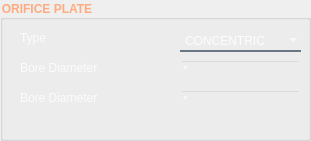
                       <widget class="QGroupBox" name="groupBox_11">
                        <property name="geometry">
                         <rect>
                          <x>20</x>
                          <y>270</y>
                          <width>311</width>
                          <height>141</height>
                         </rect>
                        </property>
                        <property name="font">
                         <font>
                          <family>Arial</family>
                          <weight>75</weight>
                          <bold>true</bold>
                         </font>
                        </property>
                        <property name="styleSheet">
                         <string notr="true">QGroupBox::title {  
	color: rgb(255, 170, 127);
}</string>
                        </property>
                        <property name="title">
                         <string>ORIFICE PLATE</string>
                        </property>
                        <widget class="QLabel" name="label_11">
                         <property name="geometry">
                          <rect>
                           <x>20</x>
                           <y>30</y>
                           <width>121</width>
                           <height>16</height>
                          </rect>
                         </property>
                         <property name="font">
                          <font>
                           <family>Arial</family>
                          </font>
                         </property>
                         <property name="styleSheet">
                          <string notr="true">color: rgba(255, 255, 255, 210);</string>
                         </property>
                         <property name="text">
                          <string>Type</string>
                         </property>
                        </widget>
                        <widget class="QLabel" name="label_12">
                         <property name="geometry">
                          <rect>
                           <x>20</x>
                           <y>60</y>
                           <width>121</width>
                           <height>16</height>
                          </rect>
                         </property>
                         <property name="font">
                          <font>
                           <family>Arial</family>
                          </font>
                         </property>
                         <property name="styleSheet">
                          <string notr="true">color: rgba(255, 255, 255, 210);</string>
                         </property>
                         <property name="text">
                          <string>Bore Diameter</string>
                         </property>
                        </widget>
                        <widget class="QLineEdit" name="lineEdit_12">
                         <property name="geometry">
                          <rect>
                           <x>180</x>
                           <y>60</y>
                           <width>121</width>
                           <height>20</height>
                          </rect>
                         </property>
                         <property name="font">
                          <font>
                           <family>Arial</family>
                          </font>
                         </property>
                         <property name="styleSheet">
                          <string notr="true">color: rgba(255, 255, 255, 210);
background-color: rgba(0, 0, 0, 0);
border-color: rgba(255, 255, 255, 210);</string>
                         </property>
                         <property name="text">
                          <string>*</string>
                         </property>
                        </widget>
                        <widget class="QLineEdit" name="lineEdit_13">
                         <property name="geometry">
                          <rect>
                           <x>180</x>
                           <y>90</y>
                           <width>121</width>
                           <height>20</height>
                          </rect>
                         </property>
                         <property name="font">
                          <font>
                           <family>Arial</family>
                          </font>
                         </property>
                         <property name="styleSheet">
                          <string notr="true">color: rgba(255, 255, 255, 210);
background-color: rgba(0, 0, 0, 0);
border-color: rgba(255, 255, 255, 210);</string>
                         </property>
                         <property name="text">
                          <string>*</string>
                         </property>
                        </widget>
                        <widget class="QLabel" name="label_13">
                         <property name="geometry">
                          <rect>
                           <x>20</x>
                           <y>90</y>
                           <width>121</width>
                           <height>16</height>
                          </rect>
                         </property>
                         <property name="font">
                          <font>
                           <family>Arial</family>
                          </font>
                         </property>
                         <property name="styleSheet">
                          <string notr="true">color: rgba(255, 255, 255, 210);</string>
                         </property>
                         <property name="text">
                          <string>Bore Diameter</string>
                         </property>
                        </widget>
                        <widget class="QComboBox" name="comboBox_19">
                         <property name="geometry">
                          <rect>
                           <x>180</x>
                           <y>30</y>
                           <width>121</width>
                           <height>22</height>
                          </rect>
                         </property>
                         <property name="styleSheet">
                          <string notr="true">background-color:rgba(0, 0, 0, 0);
border:none;
border-bottom:2px solid rgba(105, 118, 132, 255);
color:rgba(255, 255, 255, 230);</string>
                         </property>
                         <item>
                          <property name="text">
                           <string>CONCENTRIC</string>
                          </property>
                         </item>
                         <item>
                          <property name="text">
                           <string>ECCENTRIC</string>
                          </property>
                         </item>
                         <item>
                          <property name="text">
                           <string>SEGMENT</string>
                          </property>
                         </item>
                         <item>
                          <property name="text">
                           <string>QUADRANT EDGE</string>
                          </property>
                         </item>
                         <item>
                          <property name="text">
                           <string>AS PER CONDITION</string>
                          </property>
                         </item>
                        </widget>
                       </widget>
